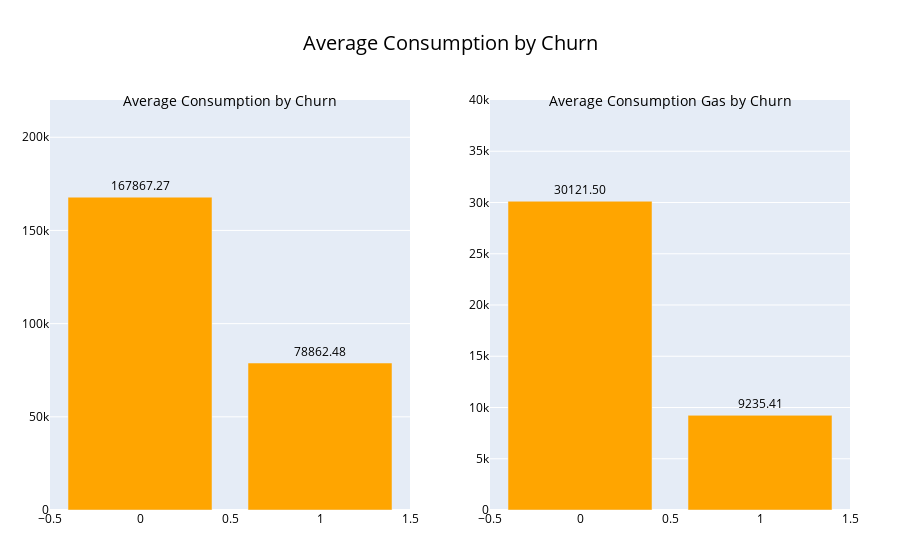

Notebook code cell kept with this figure:
### Code cell
churn_gas=client.groupby('churn')['cons_gas_12m'].mean().reset_index()

fig_gas=px.bar(churn_gas,x='churn',y='cons_gas_12m',text='cons_gas_12m',
          title='average consumption Gas  by churn',
          color_discrete_sequence=['orange'])

fig_gas.update_traces(texttemplate='%{text:.2f}',textposition='outside')


churn_cons=client.groupby('churn')['cons_12m'].mean().reset_index()
fig_cons=px.bar(churn_cons,x='churn',y='cons_12m',text='cons_12m',
          title='average consumption by churn',
          color_discrete_sequence=['orange'])

fig_cons.update_traces(texttemplate='%{text:.2f}',textposition='outside')


fig = make_subplots(rows=1, cols=2)
fig.add_trace(fig_cons.data[0],row=1,col=1,)
fig.add_trace(fig_gas.data[0],row=1,col=2)
fig.update_yaxes(range=[0, 220000], row=1, col=1)
fig.update_yaxes(range=[0, 40000], row=1, col=2)
fig.update_layout(
   title_text="Average Consumption by Churn",
    title_font=dict(size=20, color='black'),
    title_x=0.5,
    font=dict(color='black'),
    margin=dict(l=50, r=50, t=100, b=50)
)
fig.add_annotation(text="Average Consumption by Churn", x=0.5, y=220000, showarrow=False, font=dict(size=14, color='black'),row=1, col=1)
fig.add_annotation(text="Average Consumption Gas by Churn", x=0.5, y=40000, showarrow=False, font=dict(size=14, color='black'),row=1, col=2)

fig.show()

### Figure 1 — Plotly figure (JSON) as saved in the notebook; plotly's stock layout.template omitted (floating-point values rounded to 4 significant figures)
{"data": [{"alignmentgroup": "True", "hovertemplate": "churn=%{x}<br>cons_12m=%{text}<extra></extra>", "legendgroup": "", "marker": {"color": "orange", "pattern": {"shape": ""}}, "name": "", "offsetgroup": "", "orientation": "v", "showlegend": false, "text": [167900.0, 78860.0], "textposition": "outside", "texttemplate": "%{text:.2f}", "type": "bar", "x": [0, 1], "xaxis": "x", "y": [167900.0, 78860.0], "yaxis": "y"}, {"alignmentgroup": "True", "hovertemplate": "churn=%{x}<br>cons_gas_12m=%{text}<extra></extra>", "legendgroup": "", "marker": {"color": "orange", "pattern": {"shape": ""}}, "name": "", "offsetgroup": "", "orientation": "v", "showlegend": false, "text": [30120.0, 9235.0], "textposition": "outside", "texttemplate": "%{text:.2f}", "type": "bar", "x": [0, 1], "xaxis": "x2", "y": [30120.0, 9235.0], "yaxis": "y2"}], "layout": {"annotations": [{"font": {"color": "black", "size": 14}, "showarrow": false, "text": "Average Consumption by Churn", "x": 0.5, "xref": "x", "y": 220000, "yref": "y"}, {"font": {"color": "black", "size": 14}, "showarrow": false, "text": "Average Consumption Gas by Churn", "x": 0.5, "xref": "x2", "y": 40000, "yref": "y2"}], "font": {"color": "black"}, "margin": {"b": 50, "l": 50, "r": 50, "t": 100}, "title": {"font": {"color": "black", "size": 20}, "text": "Average Consumption by Churn", "x": 0.5}, "xaxis": {"anchor": "y", "domain": [0, 0.45]}, "xaxis2": {"anchor": "y2", "domain": [0.55, 1]}, "yaxis": {"anchor": "x", "domain": [0, 1], "range": [0, 220000]}, "yaxis2": {"anchor": "x2", "domain": [0, 1], "range": [0, 40000]}}}
